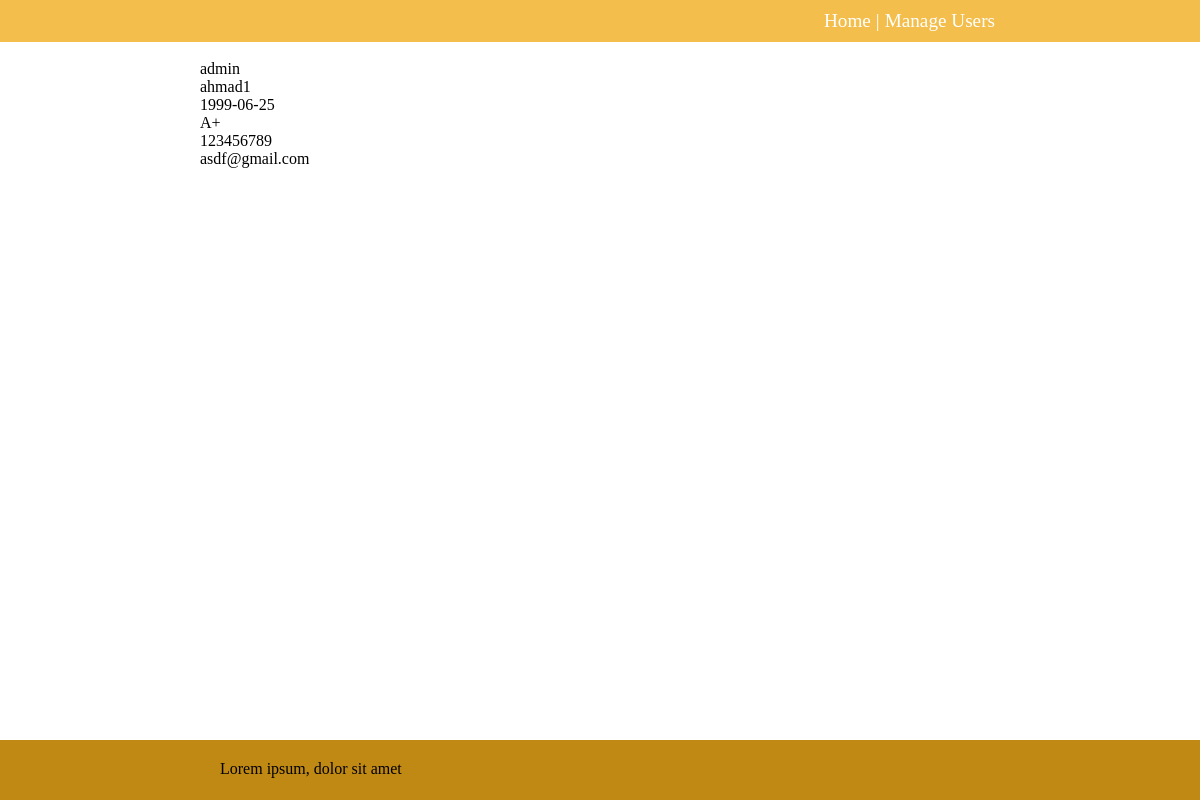
The app's page /preview/1 with its own data.
### app.py (models this page shows, shortened)
class User(db.Model):
    id = db.Column(db.Integer, primary_key = True)
    name = db.Column(db.String(50), nullable = False)
    pic = db.Column(db.Text, unique = True, nullable = False)
    mimetype = db.Column(db.Text, nullable = False)
    position = db.Column(db.String(50), nullable = False)
    date_of_birth = db.Column(db.Date, nullable = False)
    blood_group = db.Column(db.String(50), nullable = False)
    phone = db.Column(db.String(50), nullable = False)
    email = db.Column(db.String(80), nullable = False)

### app.py (the view)
@app.route("/preview/<int:id>")
def preview(id):
    user = User.query.filter_by(id=id).first()
    o = urlparse(request.base_url)
    host = o.hostname
    return render_template('preview.html',user = user,host=host)

### templates/preview.html (shortened to what this page needs)
{% extends 'base.html' %}
{% block body %}
<img src="http://{{ host }}:5000/images/{{ user.id }}" alt="" height="100px"> <br>
{{ user.position }} <br>
{{ user.name }} <br>
{{ user.date_of_birth }} <br>
{{ user.blood_group }} <br>
{{ user.phone }} <br>
{{ user.email }} <br>
{% endblock %}

### static/css/main.css (style rules this page uses)
* { margin: 0; padding: 0; box-sizing: border-box; }
html, body { height: 100%; margin: 0; }

### records on screen
User: position "admin", name "ahmad1", date_of_birth "1999-06-25", blood_group "A+", phone "123456789", email "asdf@gmail.com"
